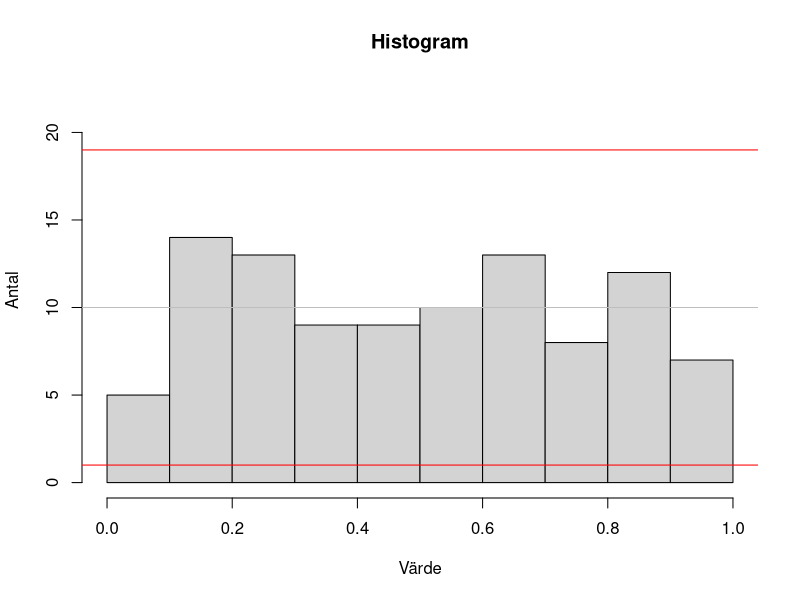
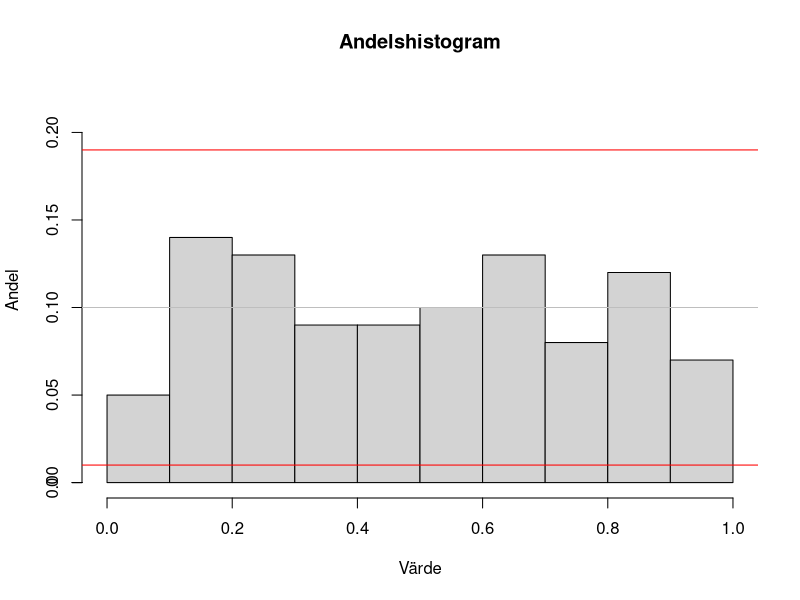
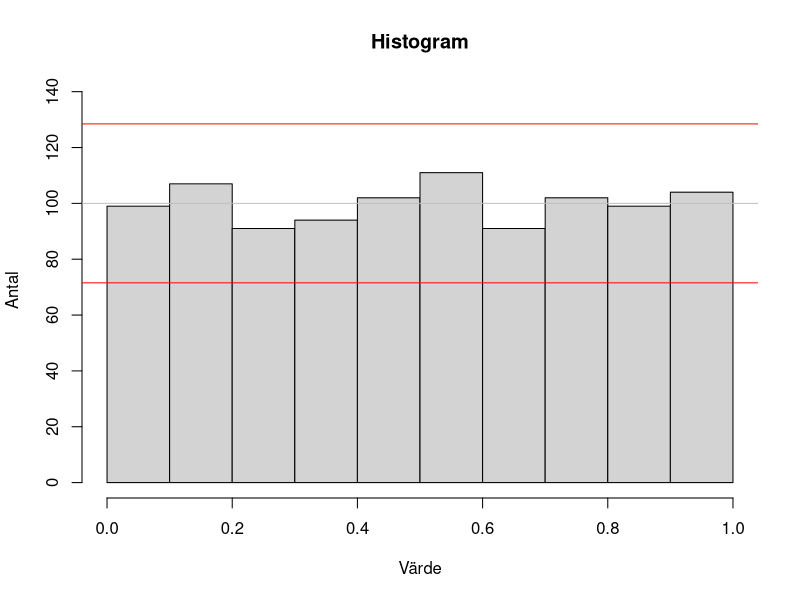
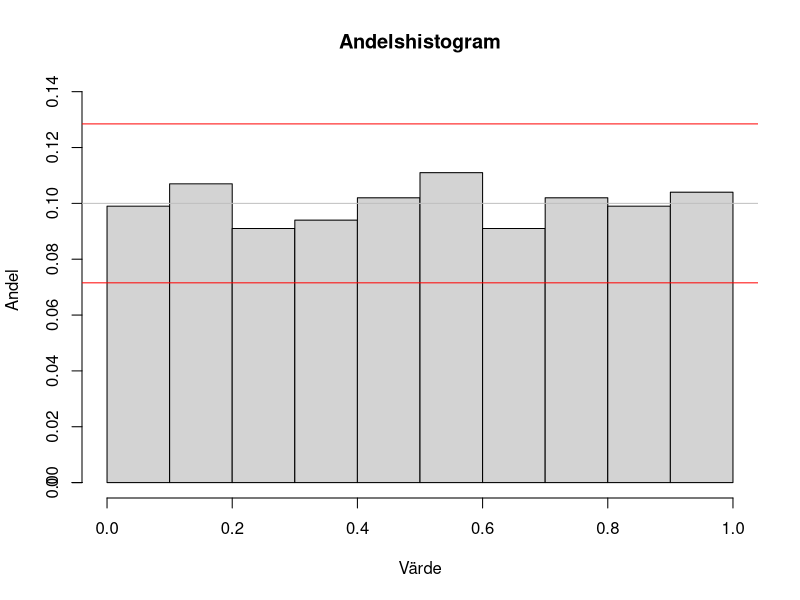
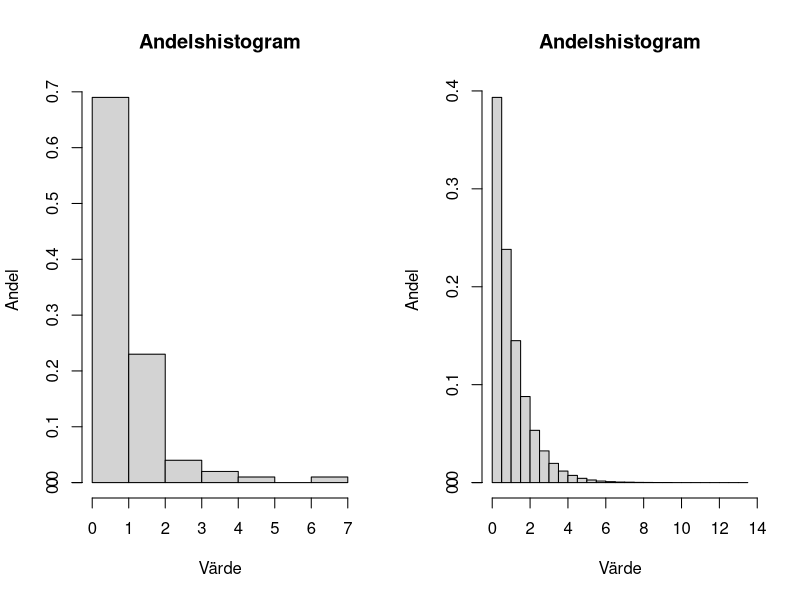
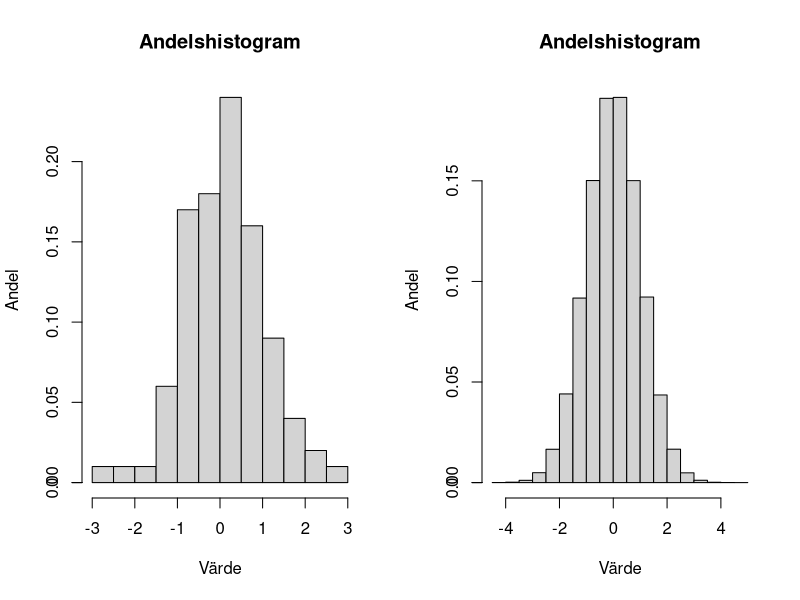
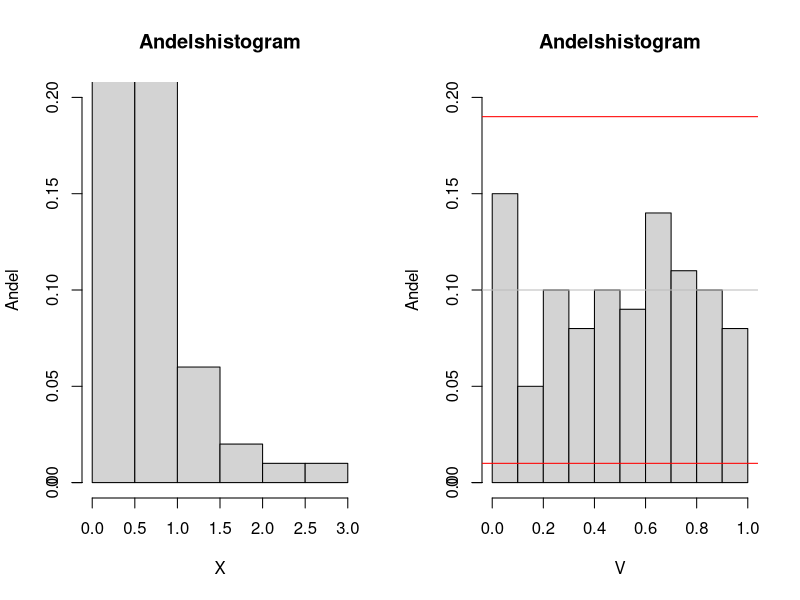

Recreate these plots in R, in order.
## ---- chunk 1
set.seed(19981207)


K = 10


calculate_attributes <- function(n) {
  E_X = n/K
  Var_X = (n/K)*(1 - 1/K)
  D_X = sqrt(Var_X)
  
  E_Y = E_X/n
  Var_Y = Var_X/(n^2)
  D_Y = sqrt(Var_Y)
  
  list(E_X = E_X, D_X = D_X, E_Y = E_Y, D_Y = D_Y)
}


antal_hist <- function(x, E_X, D_X) {
  hist(
    x,
    breaks = seq(from = 0, to = 1, length.out = K + 1),    # Skapar 10 delintervall
    main = "Histogram",
    ylab = "Antal",
    xlab = "Värde",
    ylim = c(0, E_X + 4*D_X)
  )
  abline(a = E_X, b = 0, col = "grey")
  abline(a = E_X + 3*D_X, b = 0, col = "red")
  abline(a = E_X - 3*D_X, b = 0, col = "red")
}


andel_hist <- function(x, E_Y, D_Y) {
  p <- hist(x, breaks = seq(from = 0, to = 1, length.out = K + 1), plot = FALSE)
  p$counts <- p$counts / sum(p$counts)    # Konvertera antal till andelar
  plot(p,
       main = "Andelshistogram",
       ylab = "Andel",
       xlab = "Värde",
       ylim = c(0, E_Y + 4*D_Y))
  axis(2)
  abline(a = E_Y, b = 0, col = "grey")
  abline(a = E_Y + 3*D_Y, b = 0, col = "red")
  abline(a = E_Y - 3*D_Y, b = 0, col = "red")
}


## ---- chunk 2
n <- 100

slumptal <- runif(n)
attributes = calculate_attributes(n)

antal_hist(slumptal, attributes$E_X, attributes$D_X)
## ---- chunk 3
andel_hist(slumptal, attributes$E_Y, attributes$D_Y)
## ---- chunk 4
n <- 1000

slumptal <- runif(n)
attributes = calculate_attributes(n)

antal_hist(slumptal, attributes$E_X, attributes$D_X)
## ---- chunk 5
andel_hist(slumptal, attributes$E_Y, attributes$D_Y)
## ---- chunk 6


prop_hist <- function(x, xlab = "Värde") {
  p <- hist(x, plot = FALSE)
  p$counts <- p$counts / sum(p$counts)    # Konvertera antal till andelar
  plot(p,
       main = "Andelshistogram",
       ylab = "Andel",
       xlab = xlab)
  axis(2)
}
n1 <- 100
n2 <- 1000000
a <- 1

par(mfrow = c(1,2))
prop_hist(rexp(n1, rate = a))
prop_hist(rexp(n2, rate = a))


m <- 0
s <- 1

par(mfrow = c(1,2))
prop_hist(rnorm(n1, mean = m, sd = s))
prop_hist(rnorm(n2, mean = m, sd = s))
## ---- chunk 7
n <- 100
k <- 10


E_X = n/k
Var_X = (n/k)*(1 - 1/k)
D_X = sqrt(Var_X)

E_Y = E_X/n
Var_Y = Var_X/(n^2)
D_Y = sqrt(Var_Y)


x <- rexp(n, rate = 2)
v <- 1 - exp(-2 * x)




prop_hist <- function(x, xlab = "Värde") {
  p <- hist(x, plot = FALSE)
  p$counts <- p$counts / sum(p$counts)    # Konvertera antal till andelar
  plot(p,
       main = "Andelshistogram",
       ylab = "Andel",
       xlab = xlab,
       ylim = c(0, 0.2))
  axis(2)
}

print(E_Y)
print(D_Y)
# Plotta x och v bredvid varandra
par(mfrow = c(1, 2))
prop_hist(x, xlab = "X")
prop_hist(v, xlab = "V")


abline(a = E_Y, b = 0, col = "grey")
abline(a = E_Y + 3 * D_Y, b = 0, col = "red")
abline(a = E_Y - 3 * D_Y, b = 0, col = "red")
